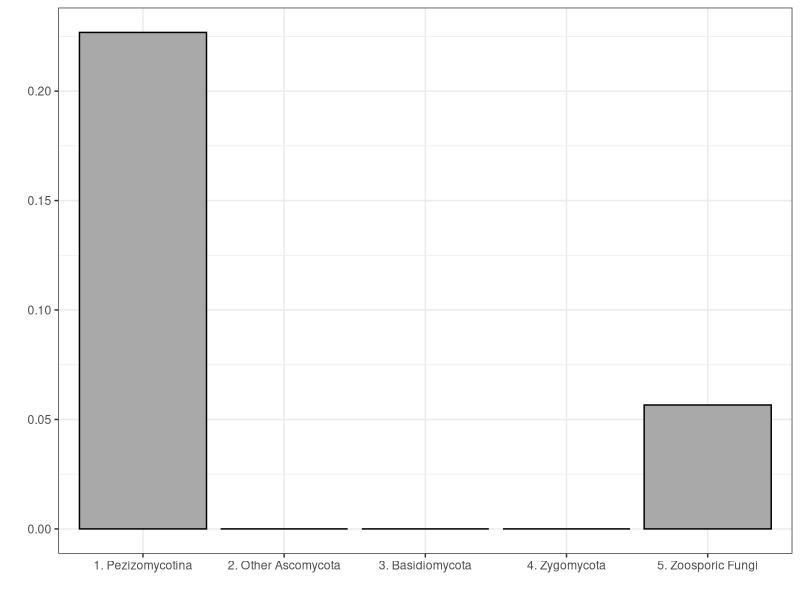

Write the R code that produced this figure.
library(ggplot2)

dat <- read.table('Proportion_of_Genomes_with_FAS.txt', header=T, sep='\t')

pdf("Proportion_of_Genomes_with_FAS.pdf", height=5, width=7)
ggplot(dat, aes(x=clade, y=prop_clade_with_fas)) + geom_bar(stat='identity', fill='darkgrey', color='black') + theme_bw() + xlab("") + ylab("")
dev.off()
